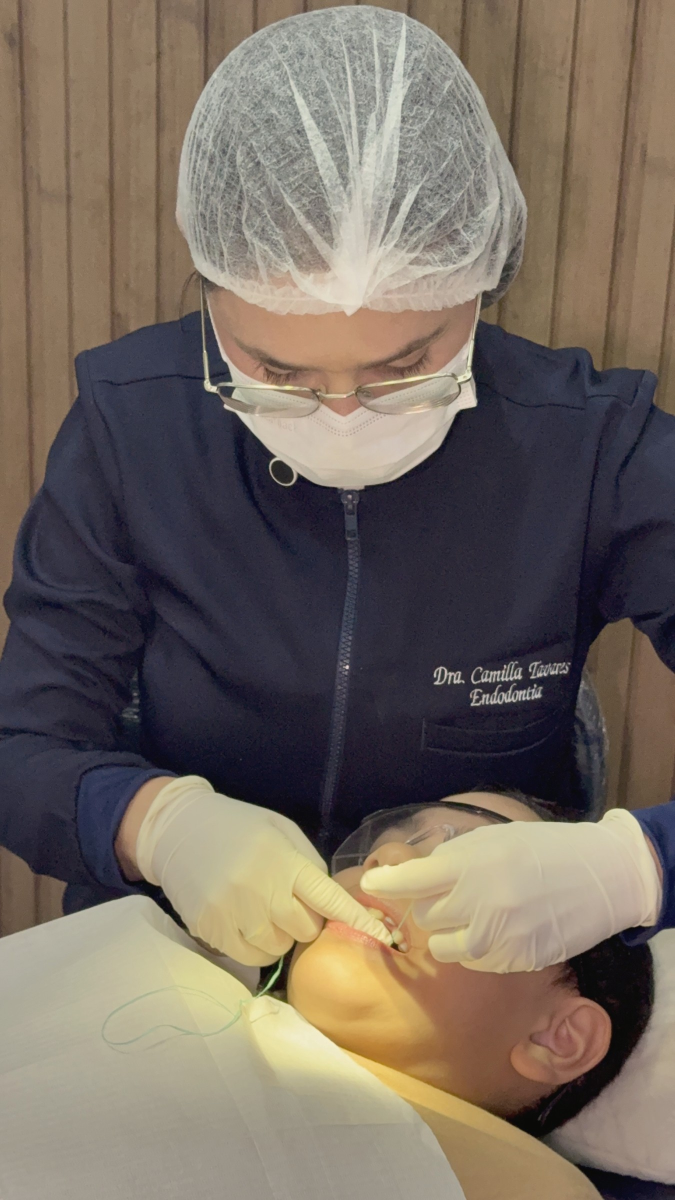
#> input picture clientes/camilla-wanderley/posts/2026-10/_estetica-rose/fotos/0033.jpg, 1350 x 2400 px, given in place of 0033.jpg.jpg, which was not available (shown at 1/2 size)
$ python grade.py fotos/0033.jpg
#> lines starting #> are read from the running program, lines starting #| are printed output that depends on the picture; pictures that were not available may be replaced by others from this repository, and a replacement may not be noted
"""Tratamento de foto da estética rosé: clara, limpa e viva (sem véu rosa por cima).
As pessoas são separadas do fundo (rembg, fotos/<n>_mask.png); só o FUNDO vira um ambiente claro
bege-rosado (a parede de madeira some); as pessoas ganham só exposição e um toque rosado nas luzes."""
import sys, numpy as np
from PIL import Image, ImageFilter

W = np.array([0.299, 0.587, 0.114], np.float32)

def grade(n):
#> called with n = 'fotos/0033.jpg'
    im = np.asarray(Image.open(f"fotos/{n}.jpg").convert("RGB")).astype(np.float32) / 255
    m = Image.open(f"fotos/{n}_mask.png").convert("L").filter(ImageFilter.GaussianBlur(6))
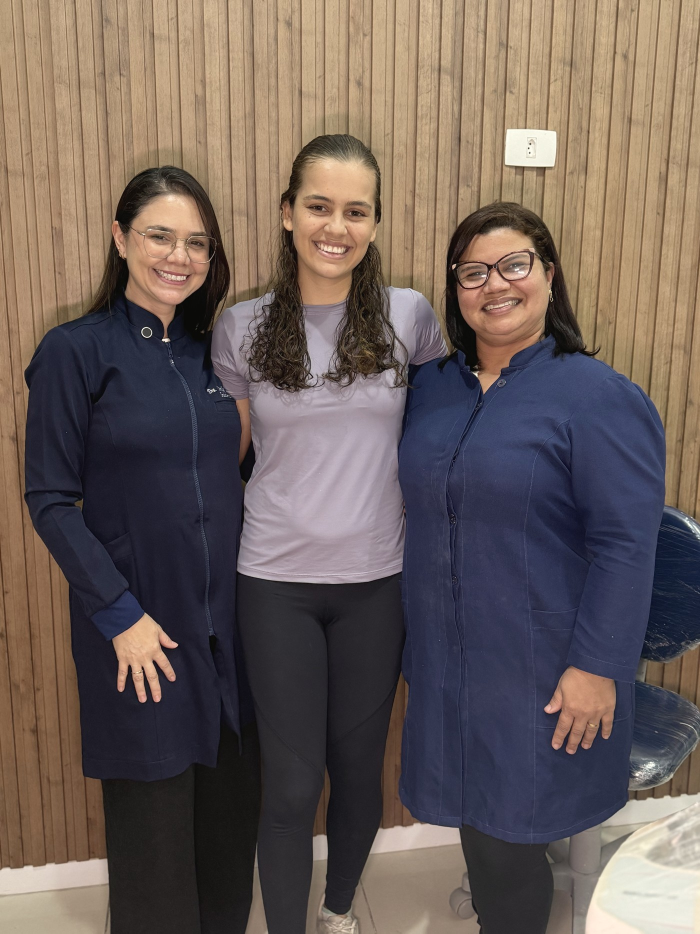
#> input picture clientes/camilla-wanderley/posts/2026-10/_estetica-rose/fotos/0164.jpg, 1400 x 1867 px, given in place of 0033.jpg_mask.png, which was not available (shown at 1/2 size)
    pessoa = (np.asarray(m).astype(np.float32) / 255)[..., None]
    # fundo: desfoca de leve, tira cor e leva pra um bege-rosado claro mantendo a textura suave
    fundo = np.asarray(Image.fromarray((im * 255).astype(np.uint8)).filter(ImageFilter.GaussianBlur(5))).astype(np.float32) / 255
    lf = (fundo @ W)[..., None]
    claro = np.array([0.975, 0.905, 0.88], np.float32)
    fundo = claro * (0.93 + 0.32 * (lf - lf.mean()))  # textura discreta
    # pessoas: levanta sombras/meios-tons (high key) sem estourar
    gente = 1 - (1 - im) ** 1.22
    gente = gente * 0.95 + 0.04
    lg = (gente @ W)[..., None]
    gente = lg + (gente - lg) * 0.92
    gente = gente * (1 + (np.array([1.03, 0.99, 0.995], np.float32) - 1) * np.clip((lg - 0.5) / 0.35, 0, 1))
    # luz do refletor: amarelo forte na pele vira um tom mais rosado e menos saturado
    hsv = np.asarray(Image.fromarray((np.clip(gente, 0, 1) * 255).astype(np.uint8)).convert("HSV")).astype(np.float32) / 255
    h, sat = hsv[..., 0] * 360, hsv[..., 1]
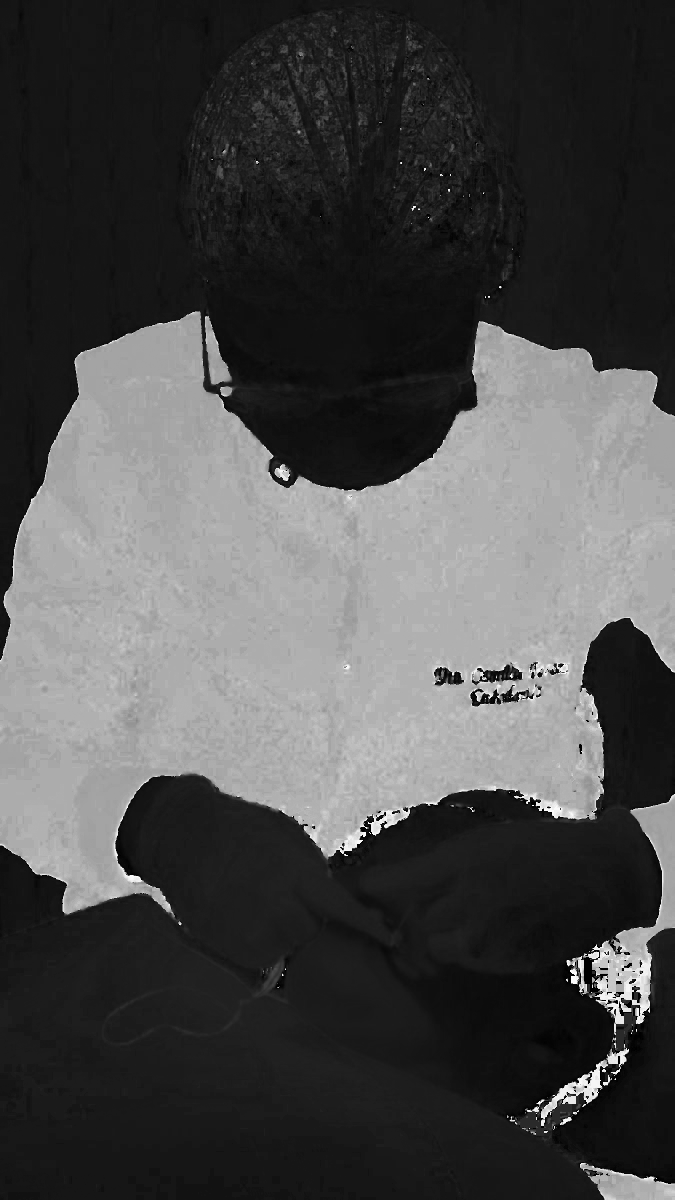
#> h: shape (2400, 1350) float32 (shown at 1/2 size); min 0, max 358.6, mean 105.1; drawn with min black and max white
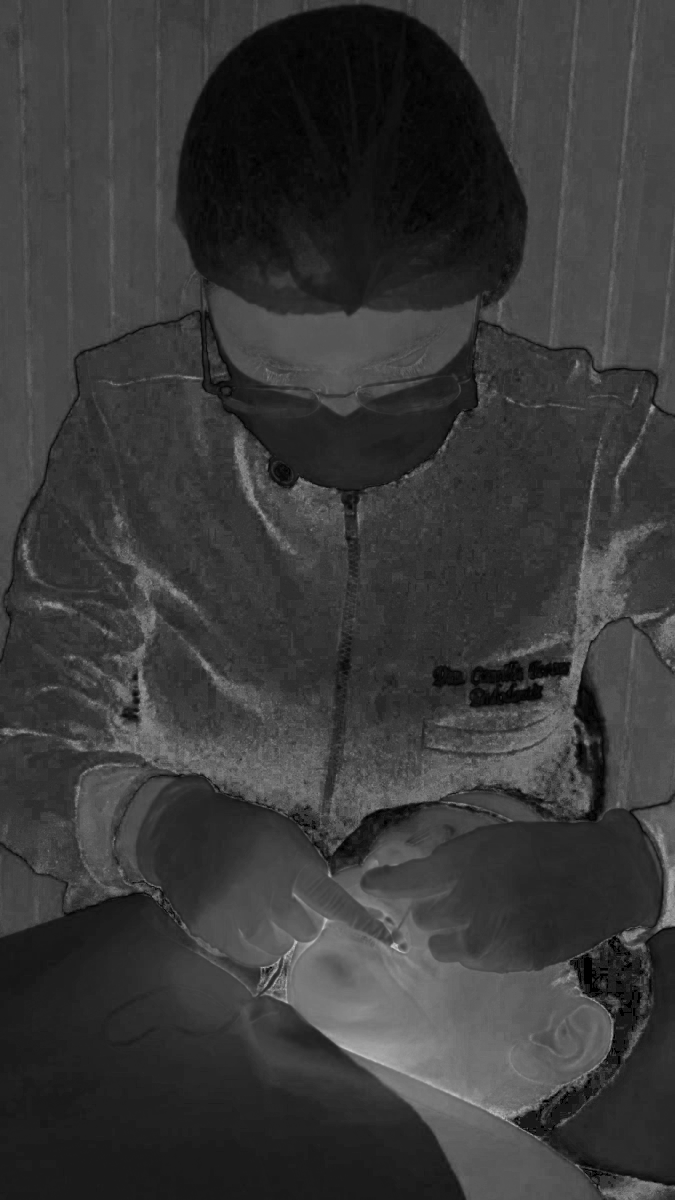
#> sat: shape (2400, 1350) float32 (shown at 1/2 size); min 0, max 0.843, mean 0.225
    amarelo = (np.clip(1 - np.abs(h - 45) / 18, 0, 1) * np.clip((sat - 0.35) / 0.25, 0, 1))[..., None]
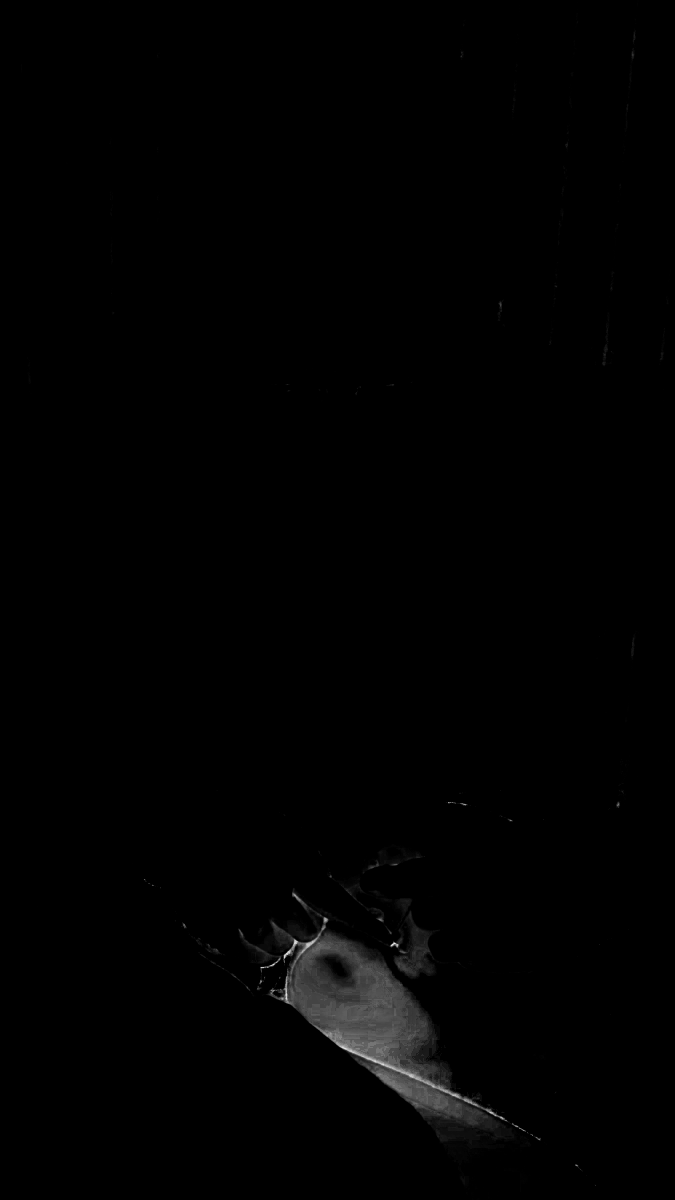
#> amarelo: shape (2400, 1350, 1) float32 (shown at 1/2 size); min 0, max 0.99, mean 0.00695
    lg = (gente @ W)[..., None]
    pele = lg + (gente - lg) * 0.55
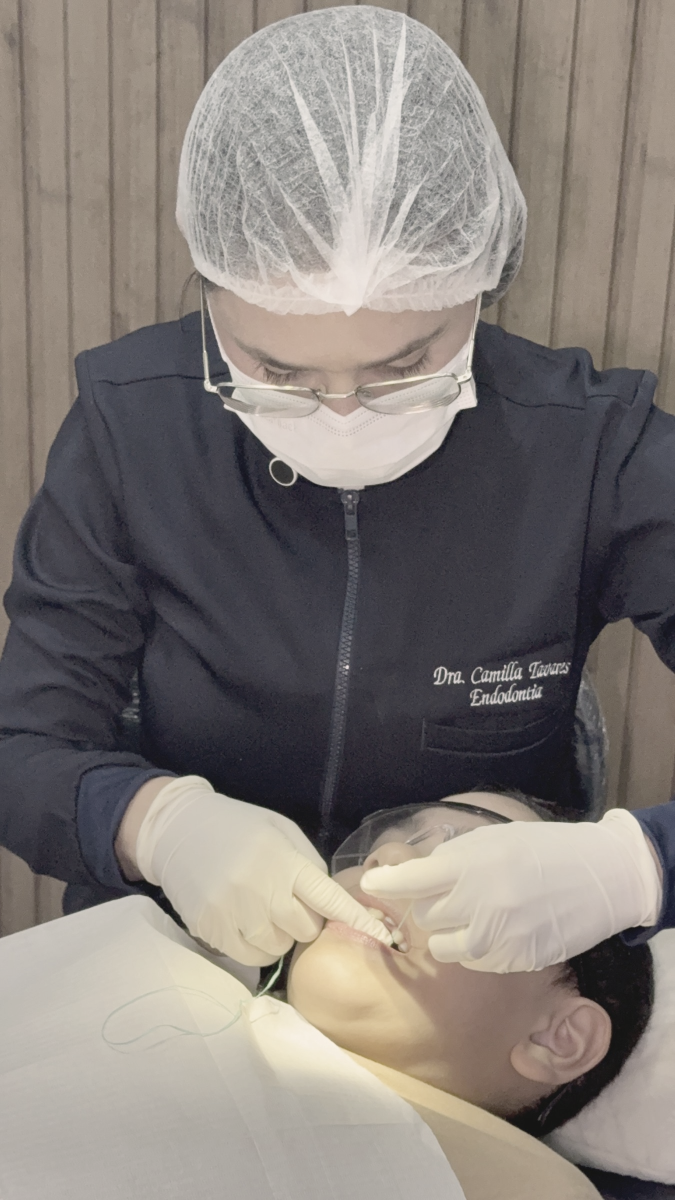
#> pele: shape (2400, 1350, 3) float32 (shown at 1/2 size); mean R, G, B 0.517, 0.49, 0.472
    pele = pele * np.array([1.04, 0.97, 0.96], np.float32)
    gente = gente * (1 - amarelo * 0.8) + pele * (amarelo * 0.8)
#> (the run stopped early here; a loop or call above may not have finished)
